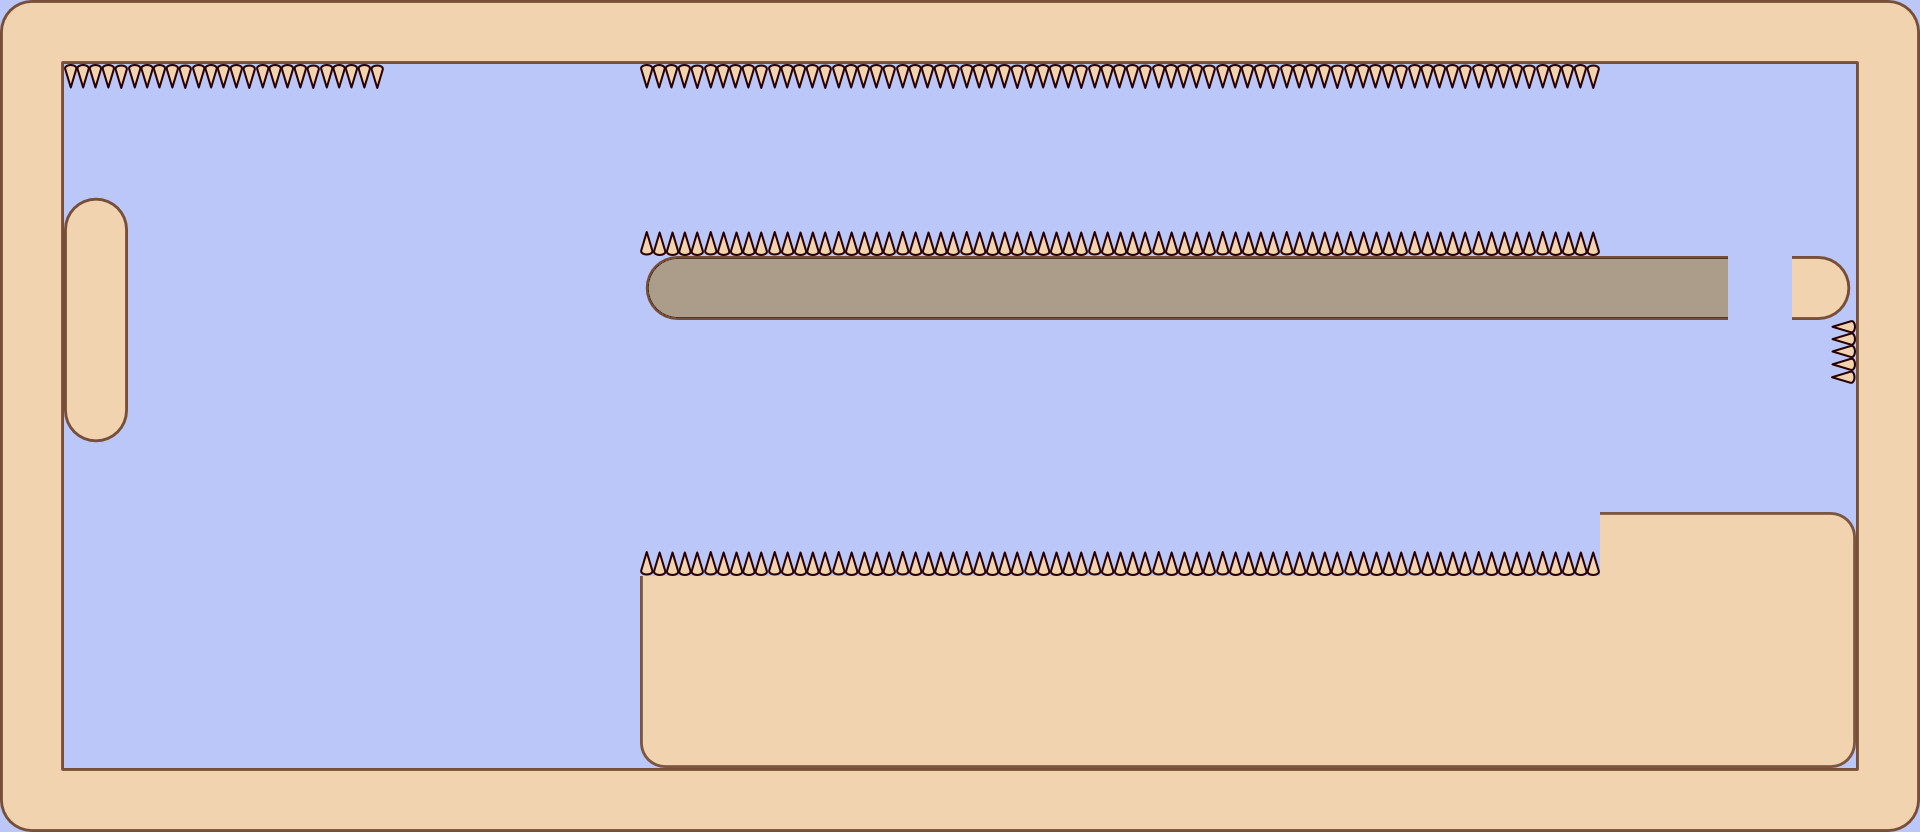

A level layout from a 2D game, rendered from its tile map. Below: a short description, then the map file with tile-grid data replaced by summaries:
An orthogonal 30x13 tile map with 64x64 px tiles, 3 tile layers (Capa de patrones 2, Capa de Patrones 1, aaa) and 17 objects (5x ET_SPIKES, 2x ET_WALL_NOPORTAL, ET_PLAYER, ET_PRINCESS).

<map version="1.0" orientation="orthogonal" width="30" height="13" tilewidth="64" tileheight="64">
 <tileset firstgid="1" name="tilemapinkscape" tilewidth="64" tileheight="64">
  <image source="tilemapinkscape.png" trans="000000" width="1024" height="1024" />
 </tileset>
 <layer name="Capa de patrones 2" width="30" height="13">
  <data>[390 cells, 390 non-empty, 1 distinct tile ids]</data>
 </layer>
 <layer name="Capa de Patrones 1" width="30" height="13">
  <data>[390 cells, 239 non-empty, 12 distinct tile ids]</data>
 </layer>
 <objectgroup name="Capa de Objetos 1" width="30" height="13">
  <object name="ET_PLAYER" x="128" y="704" width="64" height="64" />
  <object name="ET_PRINCESS" x="1600" y="192" width="64" height="64" />
  <object x="0" y="0" width="1920" height="64" />
  <object x="1856" y="64" width="64" height="768" />
  <object x="64" y="768" width="1792" height="64" />
  <object x="0" y="64" width="64" height="768" />
  <object x="64" y="192" width="64" height="256" />
  <object name="ET_SPIKES" x="64" y="64" width="320" height="64" />
  <object name="ET_SPIKES" x="640" y="64" width="960" height="64" />
  <object name="ET_SPIKES" x="640" y="192" width="960" height="64" />
  <object name="ET_SPIKES" x="640" y="512" width="960" height="64" />
  <object name="ET_SPIKES" x="1792" y="320" width="64" height="64" />
  <object x="1536" y="256" width="192" height="64" />
  <object x="1792" y="256" width="64" height="64" />
  <object name="ET_WALL_NOPORTAL" x="640" y="576" width="1216" height="192" />
  <object name="ET_WALL_NOPORTAL" x="640" y="256" width="896" height="64" />
  <object x="1600" y="512" width="256" height="64" />
 </objectgroup>
 <layer name="aaa" width="30" height="13">
  <data>[390 cells, 17 non-empty, 2 distinct tile ids]</data>
 </layer>
</map>
